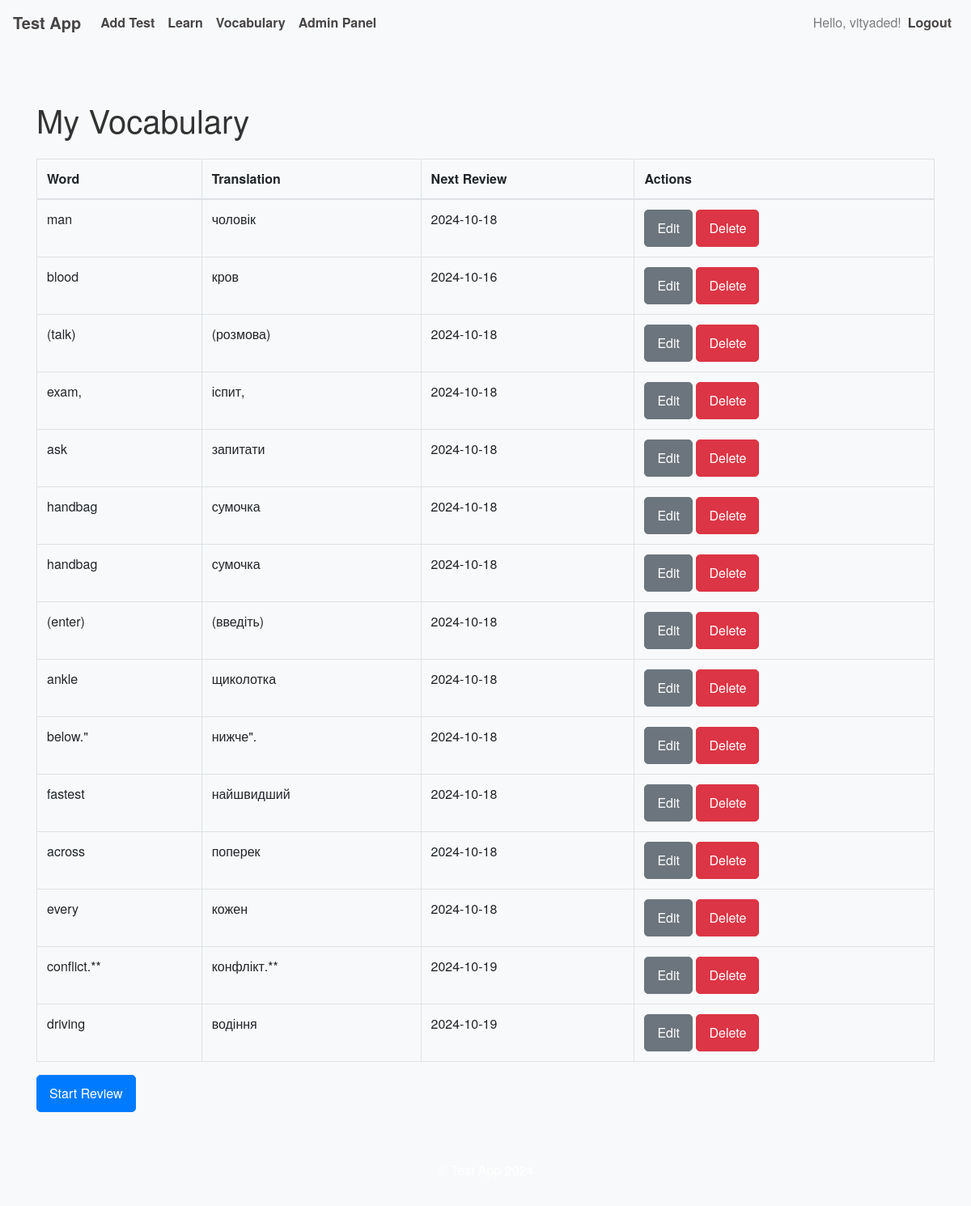
The app's page /vocabulary/ (signed in), older data.
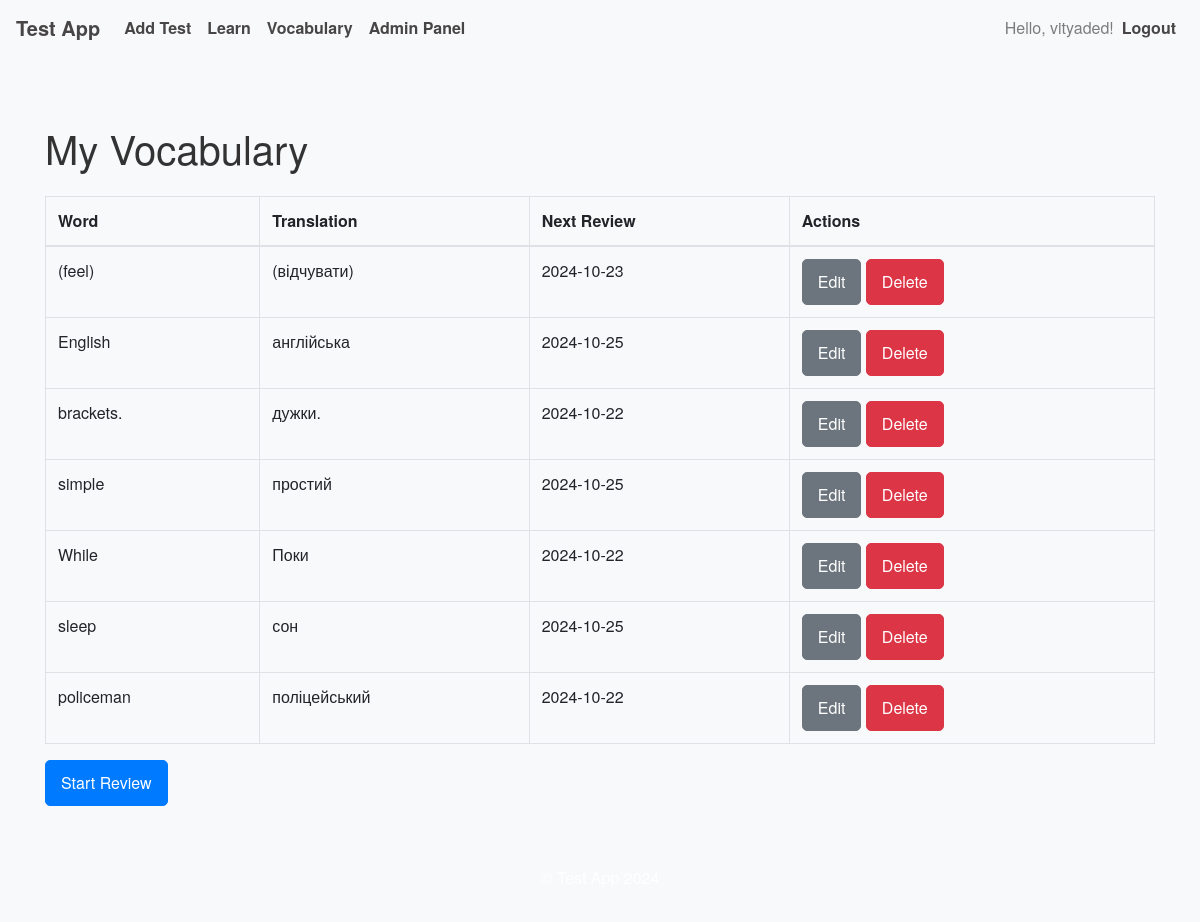
The same page, newer data.
### app/models.py (models this page shows, shortened)
class User(UserMixin, db.Model):
    __tablename__ = 'user'  # Explicitly specify table name
    id = db.Column(db.Integer, primary_key=True)
    username = db.Column(db.String(150), nullable=False, unique=True)
    password = db.Column(db.String(200), nullable=False)
    is_admin = db.Column(db.Boolean, default=False)
    test_results = db.relationship('TestResult', backref='user', lazy=True, cascade='all, delete-orphan')
    tests_created = db.relationship('Test', backref='creator', lazy=True, cascade='all, delete-orphan')
    vocabulary = db.relationship('Vocabulary', backref='user', lazy=True, cascade='all, delete-orphan')
    learn_test_results = db.relationship('LearnTestResult', backref='user', lazy=True, cascade='all, delete-orphan')

class Vocabulary(db.Model):
    __tablename__ = 'vocabulary'
    id = db.Column(db.Integer, primary_key=True)
    word = db.Column(db.String(150), nullable=False)
    translation = db.Column(db.String(150), nullable=False)
    pronunciation_url = db.Column(db.String(200), nullable=True)
    user_id = db.Column(db.Integer, db.ForeignKey('user.id'), nullable=False)
    next_review = db.Column(db.DateTime, nullable=False, default=datetime.utcnow)
    interval = db.Column(db.Float, nullable=False, default=0)  # Interval in days
    ease_factor = db.Column(db.Float, nullable=False, default=2.5)  # Default ease factor
    learning_stage = db.Column(db.Integer, nullable=False, default=0)  # 0: New, 1: First Step, etc.

### app/routes/vocabulary.py (the view)
@vocab_bp.route('/')
@login_required
def my_vocabulary():
    vocab_words = Vocabulary.query.filter_by(user_id=current_user.id).all()
    return render_template('vocabulary/vocabulary.html', vocab_words=vocab_words)

### app/routes/auth.py (called while the page is built)
@login_manager.user_loader
def load_user(user_id):
    return User.query.get(int(user_id))

### app/templates/vocabulary/vocabulary.html (shortened to what this page needs)
{% extends "layouts/base.html" %}
{% block content %}
  <h1 class="my-4">My Vocabulary</h1>
  {% if vocab_words %}
    <table class="table table-bordered">
      <thead>
        <tr>
          <th>Word</th>
          <th>Translation</th>
          <th>Next Review</th>
          <th>Actions</th>
        </tr>
      </thead>
      <tbody>
        {% for vocab in vocab_words %}
          <tr>
            <td>{{ vocab.word }}</td>
            <td>{{ vocab.translation }}</td>
            <td>{{ vocab.next_review.strftime('%Y-%m-%d') }}</td>
            <td>
              <a href="{{ url_for('vocab.edit_word', word_id=vocab.id) }}" class="btn btn-sm btn-secondary">Edit</a>
              <form action="{{ url_for('vocab.delete_word', word_id=vocab.id) }}" method="post" style="display: inline;">
                <button type="submit" class="btn btn-sm btn-danger" onclick="return confirm('Are you sure you want to delete this word?');">Delete</button>
              </form>
            </td>
          </tr>
        {% endfor %}
      </tbody>
    </table>
    <a href="{{ url_for('vocab.review') }}" class="btn btn-primary">Start Review</a>
  {% else %}
    <p>No words in your vocabulary yet.</p>
  {% endif %}
{% endblock %}

### app/templates/layouts/base.html (shortened to what this page needs)
<!DOCTYPE html>
<html lang="en">
<head>
  <link rel="stylesheet" href="https://stackpath.bootstrapcdn.com/bootstrap/4.5.2/css/bootstrap.min.css">
  <link rel="stylesheet" href="{{ url_for('static', filename='styles.css') }}">
</head>
<body>
  <nav class="navbar navbar-expand-lg navbar-light bg-light">
    <a class="navbar-brand" href="{{ url_for('main.index') }}">Test App</a>
    <div class="collapse navbar-collapse" id="navbarNav">
      <ul class="navbar-nav mr-auto">
        {% if current_user.is_authenticated %}
          <li class="nav-item">
            <a class="nav-link" href="{{ url_for('tests.add_test') }}">Add Test</a>
          </li>
          <li class="nav-item">
            <a class="nav-link" href="{{ url_for('tests.learn_test', test_id=1) }}">Learn</a>
          </li>
          <li class="nav-item">
            <a class="nav-link" href="{{ url_for('vocab.my_vocabulary') }}">Vocabulary</a>
          </li>
          {% if current_user.is_admin %}
            <li class="nav-item">
              <a class="nav-link" href="{{ url_for('admin.admin_panel') }}">Admin Panel</a>
            </li>
          {% endif %}
        {% endif %}
      </ul>
      <ul class="navbar-nav ml-auto">
        {% if current_user.is_authenticated %}
          <li class="nav-item">
            <span class="navbar-text">Hello, {{ current_user.username }}!</span>
          </li>
          <li class="nav-item">
            <a class="nav-link" href="{{ url_for('auth.logout') }}">Logout</a>
          </li>
        {% endif %}
      </ul>
    </div>
  </nav>
  <div class="container mt-4">
    {% block content %}{% endblock %}
  </div>
  <footer class="bg-light text-center py-3 mt-4">
    <p>© Test App 2024</p>
  </footer>
</body>
</html>

### app/static/styles.css (style rules this page uses)
body { font-family: 'Helvetica Neue', Arial, sans-serif; background-color: #f8f9fa; color: #333; }
.navbar { background-color: #007bff; }
.navbar-brand, .nav-link { color: rgb(71, 69, 69) !important; font-weight: bold; }
.container { padding-top: 20px; padding-bottom: 20px; }
.btn { font-size: 1rem; padding: 10px 15px; border-radius: 5px; }
.btn-primary { background-color: #007bff; border-color: #007bff; }
footer { background-color: #007bff; color: white; padding: 20px 0; text-align: center; }

Row changes from the older to the newer data that the page shows:
removed Vocabulary: word "man", translation "чоловік", next_review "2024-10-18"
removed Vocabulary: word "blood", translation "кров", next_review "2024-10-16"
removed Vocabulary: word "(talk)", translation "(розмова)", next_review "2024-10-18"
removed Vocabulary: word "exam,", translation "іспит,", next_review "2024-10-18"
removed Vocabulary: word "ask", translation "запитати", next_review "2024-10-18"
removed Vocabulary: word "handbag", translation "сумочка", next_review "2024-10-18"
removed Vocabulary: word "handbag", translation "сумочка", next_review "2024-10-18"
removed Vocabulary: word "(enter)", translation "(введіть)", next_review "2024-10-18"
removed Vocabulary: word "ankle", translation "щиколотка", next_review "2024-10-18"
removed Vocabulary: word "below.\"", translation "нижче\".", next_review "2024-10-18"
removed Vocabulary: word "fastest", translation "найшвидший", next_review "2024-10-18"
removed Vocabulary: word "across", translation "поперек", next_review "2024-10-18"
removed Vocabulary: word "every", translation "кожен", next_review "2024-10-18"
removed Vocabulary: word "conflict.**", translation "конфлікт.**", next_review "2024-10-19"
removed Vocabulary: word "driving", translation "водіння", next_review "2024-10-19"
added Vocabulary: word "(feel)", translation "(відчувати)", next_review "2024-10-23"
added Vocabulary: word "English", translation "англійська", next_review "2024-10-25"
added Vocabulary: word "brackets.", translation "дужки.", next_review "2024-10-22"
added Vocabulary: word "simple", translation "простий", next_review "2024-10-25"
added Vocabulary: word "While", translation "Поки", next_review "2024-10-22"
added Vocabulary: word "sleep", translation "сон", next_review "2024-10-25"
added Vocabulary: word "policeman", translation "поліцейський", next_review "2024-10-22"
